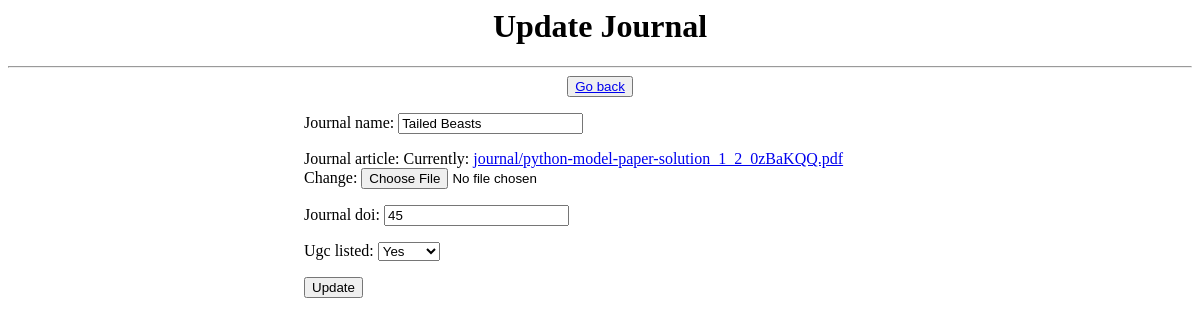
The app's page /journals/ADFE0987/update/, older data.
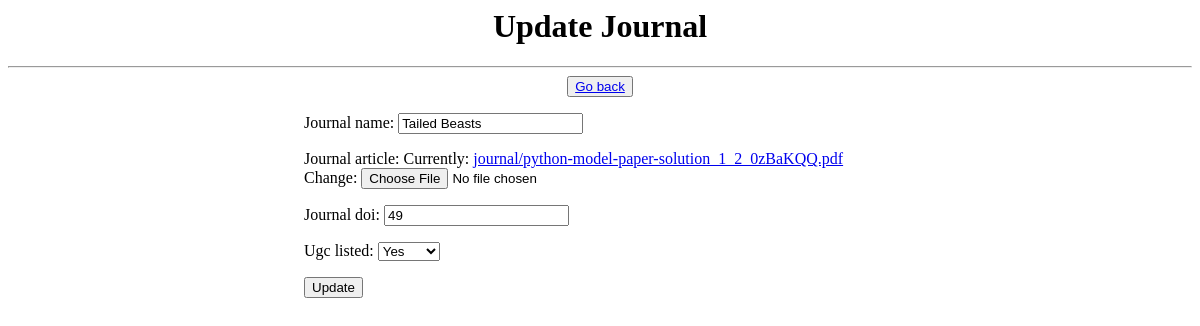
The same page, newer data.
### CSE/models.py (models this page shows, shortened)
class Journal(models.Model):
    fac_name=models.ForeignKey(Faculty,on_delete=models.CASCADE)
    journal_id = models.CharField(primary_key=True,max_length=100)
    journal_name = models.CharField(max_length=255)
    journal_article = models.FileField(upload_to='journal/',validators=[validate_pdf])
    journal_doi=models.IntegerField(null=True,blank=True)
    ugc=(('Yes','Yes'),('No','No'))
    ugc_listed=models.CharField(max_length=10,choices=ugc)

### CSE/views.py (the view, shortened to what this page needs)
# urls.py: path('journals/<str:pk>/update/', JournalUpdateView.as_view(), name='journal_update'),
class JournalUpdateView(UpdateView):
    model = Journal
    fields = [ 'journal_name', 'journal_article', 'journal_doi', 'ugc_listed']
    template_name = 'journalupdate.html'
    success_url = reverse_lazy('journals')
    pk_url_kwarg = 'pk'

### CSE/templates/journalupdate.html (shortened to what this page needs)
<div align="center">
    <h1>Update Journal</h1>
    <hr>
    <button><a href="{% url 'journals' %}">Go back</a></button>
    <form method="post" action="{% url 'journal_update' pk=object.pk %}" enctype="multipart/form-data" style="text-align:left; margin:auto; width:50%">
        {{form.as_p}}
        <input type="submit" value="Update">
    </form>
</div>

Row changes from the older to the newer data that the page shows:
changed Journal "Tailed Beasts": journal_doi "45" → "49"
